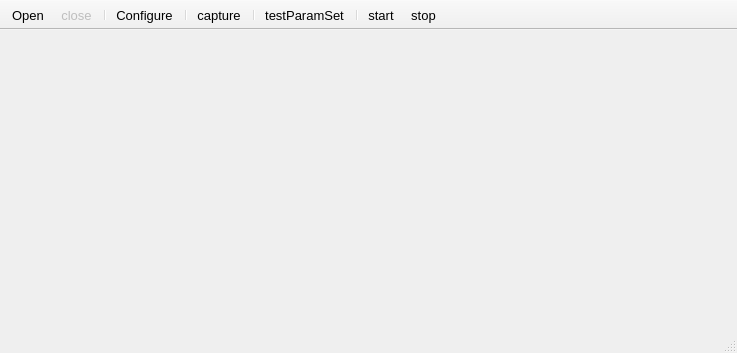
<?xml version="1.0" encoding="UTF-8"?>
<ui version="4.0">
 <class>MainWindow</class>
 <widget class="QMainWindow" name="MainWindow">
  <property name="geometry">
   <rect>
    <x>0</x>
    <y>0</y>
    <width>737</width>
    <height>353</height>
   </rect>
  </property>
  <property name="sizePolicy">
   <sizepolicy hsizetype="Preferred" vsizetype="Preferred">
    <horstretch>0</horstretch>
    <verstretch>0</verstretch>
   </sizepolicy>
  </property>
  <property name="focusPolicy">
   <enum>Qt::NoFocus</enum>
  </property>
  <property name="windowTitle">
   <string>VideoRobot</string>
  </property>
  <property name="toolButtonStyle">
   <enum>Qt::ToolButtonTextOnly</enum>
  </property>
  <widget class="QWidget" name="centralWidget">
   <property name="sizePolicy">
    <sizepolicy hsizetype="Expanding" vsizetype="Expanding">
     <horstretch>0</horstretch>
     <verstretch>0</verstretch>
    </sizepolicy>
   </property>
   <widget class="QLabel" name="labelLeft">
    <property name="geometry">
     <rect>
      <x>1</x>
      <y>1</y>
      <width>249</width>
      <height>471</height>
     </rect>
    </property>
    <property name="sizePolicy">
     <sizepolicy hsizetype="Expanding" vsizetype="Expanding">
      <horstretch>0</horstretch>
      <verstretch>0</verstretch>
     </sizepolicy>
    </property>
    <property name="minimumSize">
     <size>
      <width>1</width>
      <height>1</height>
     </size>
    </property>
    <property name="text">
     <string/>
    </property>
   </widget>
   <widget class="QLabel" name="labelRight">
    <property name="geometry">
     <rect>
      <x>255</x>
      <y>1</y>
      <width>247</width>
      <height>471</height>
     </rect>
    </property>
    <property name="sizePolicy">
     <sizepolicy hsizetype="Expanding" vsizetype="Expanding">
      <horstretch>0</horstretch>
      <verstretch>0</verstretch>
     </sizepolicy>
    </property>
    <property name="minimumSize">
     <size>
      <width>1</width>
      <height>1</height>
     </size>
    </property>
    <property name="text">
     <string/>
    </property>
   </widget>
  </widget>
  <widget class="QToolBar" name="mainToolBar">
   <property name="font">
    <font>
     <family>Microsoft YaHei UI</family>
     <pointsize>10</pointsize>
    </font>
   </property>
   <property name="autoFillBackground">
    <bool>false</bool>
   </property>
   <property name="movable">
    <bool>false</bool>
   </property>
   <property name="floatable">
    <bool>true</bool>
   </property>
   <attribute name="toolBarArea">
    <enum>TopToolBarArea</enum>
   </attribute>
   <attribute name="toolBarBreak">
    <bool>false</bool>
   </attribute>
   <addaction name="actionOpen"/>
   <addaction name="actionClose"/>
   <addaction name="separator"/>
   <addaction name="actionConfigure"/>
   <addaction name="separator"/>
   <addaction name="actionCapture"/>
   <addaction name="separator"/>
   <addaction name="actionTestParamSet"/>
   <addaction name="separator"/>
   <addaction name="actionStart"/>
   <addaction name="actionStop"/>
  </widget>
  <widget class="QStatusBar" name="statusBar">
   <property name="font">
    <font>
     <pointsize>11</pointsize>
    </font>
   </property>
  </widget>
  <widget class="QMenuBar" name="menuBar">
   <property name="geometry">
    <rect>
     <x>0</x>
     <y>0</y>
     <width>737</width>
     <height>23</height>
    </rect>
   </property>
  </widget>
  <action name="actionOpen">
   <property name="text">
    <string>Open</string>
   </property>
  </action>
  <action name="actionWebCam">
   <property name="text">
    <string>WebCam</string>
   </property>
  </action>
  <action name="actionConfigure">
   <property name="text">
    <string>Configure</string>
   </property>
  </action>
  <action name="actionWebCam_2">
   <property name="text">
    <string>WebCam</string>
   </property>
  </action>
  <action name="actionClose">
   <property name="enabled">
    <bool>false</bool>
   </property>
   <property name="text">
    <string>close</string>
   </property>
  </action>
  <action name="actionCapture">
   <property name="text">
    <string>capture</string>
   </property>
  </action>
  <action name="actionTestParamSet">
   <property name="text">
    <string>testParamSet</string>
   </property>
  </action>
  <action name="actionStart">
   <property name="text">
    <string>start</string>
   </property>
  </action>
  <action name="actionStop">
   <property name="text">
    <string>stop</string>
   </property>
  </action>
  <action name="actionSelect">
   <property name="text">
    <string>select</string>
   </property>
  </action>
  <action name="actionForward">
   <property name="text">
    <string>-&gt;</string>
   </property>
  </action>
  <action name="actionBackward">
   <property name="text">
    <string>&lt;-</string>
   </property>
  </action>
 </widget>
 <layoutdefault spacing="6" margin="11"/>
 <resources/>
 <connections/>
</ui>
